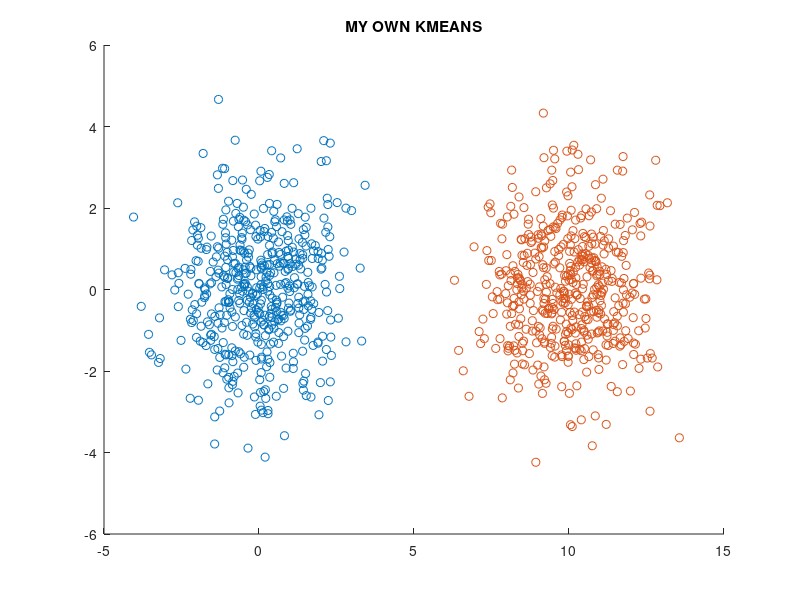

Write MATLAB code to recreate this figure. (Note: this script raises an error after producing the figure.)
%% Tai Duc Nguyen - ECEC 487 - 11/19/2019

clear all; close all;
seed = 0
randn('seed',seed);

M1 = [0 0];
M2 = [10 0];

S = [2 0; 0 2];
N = 500;

X1 = mvnrnd(M1, S, N);
X2 = mvnrnd(M2, S, N);

X = [X1;X2];
Y = [ones(N,1); ones(N,1)*-1];

figure
scatter(X1(:,1), X1(:,2), 'r.');
hold on
scatter(X2(:,1), X2(:,2), 'k.');
title("MY OWN KMEANS")

C_A = MY_KMEANS(X, 2);

for i=1:size(X,1)
    if C_A(i) == 1
        plot(X(i,1), X(i,2), 'go','MarkerSize',7, 'LineWidth', 1)
    else
        plot(X(i,1), X(i,2), 'ko','MarkerSize',7, 'LineWidth', 1)
    end
end
hold off


figure
scatter(X1(:,1), X1(:,2), 'r.');
hold on
scatter(X2(:,1), X2(:,2), 'k.');
title("MATLAB KMEANS")

matlab_C_A = kmeans(X, 2);

for i=1:size(X,1)
    if matlab_C_A(i) == 1
        plot(X(i,1), X(i,2), 'go','MarkerSize',7, 'LineWidth', 1)
    else
        plot(X(i,1), X(i,2), 'ko','MarkerSize',7, 'LineWidth', 1)
    end
end
hold off


function cluster_assn = MY_KMEANS(X, k)
    max_iter = 100;
    eps = 0.1;
    rand_points = randperm(size(X,1));
    k_points = zeros(k,2);
    
    cluster_assn = zeros(size(X,1),1);
    for i = 1:k
        k_points(i,:) = X(rand_points(i),:);
    end
    
    dist = zeros(1,k);
    mean_diff = 1000;
    iter = 0;
    
    while(iter < max_iter && mean_diff > eps)
        for i = 1:size(X,1)
            p = X(i,:);
            for j = 1:k
                dist(j) = sqrt(sum((p - k_points(j)).^2));
            end
            [~,idx] = min(dist);
            cluster_assn(i) = idx;
        end

        % Recompute cluster centers:
        for i = 1:k
            tmp = cluster_assn == i;
            m = mean(tmp.*X);
            mean_diff = mean_diff + sqrt(sum((m - k_points(i)).^2));
            k_points(i,:) = m;
        end
        iter = iter + 1;
    end
    

end